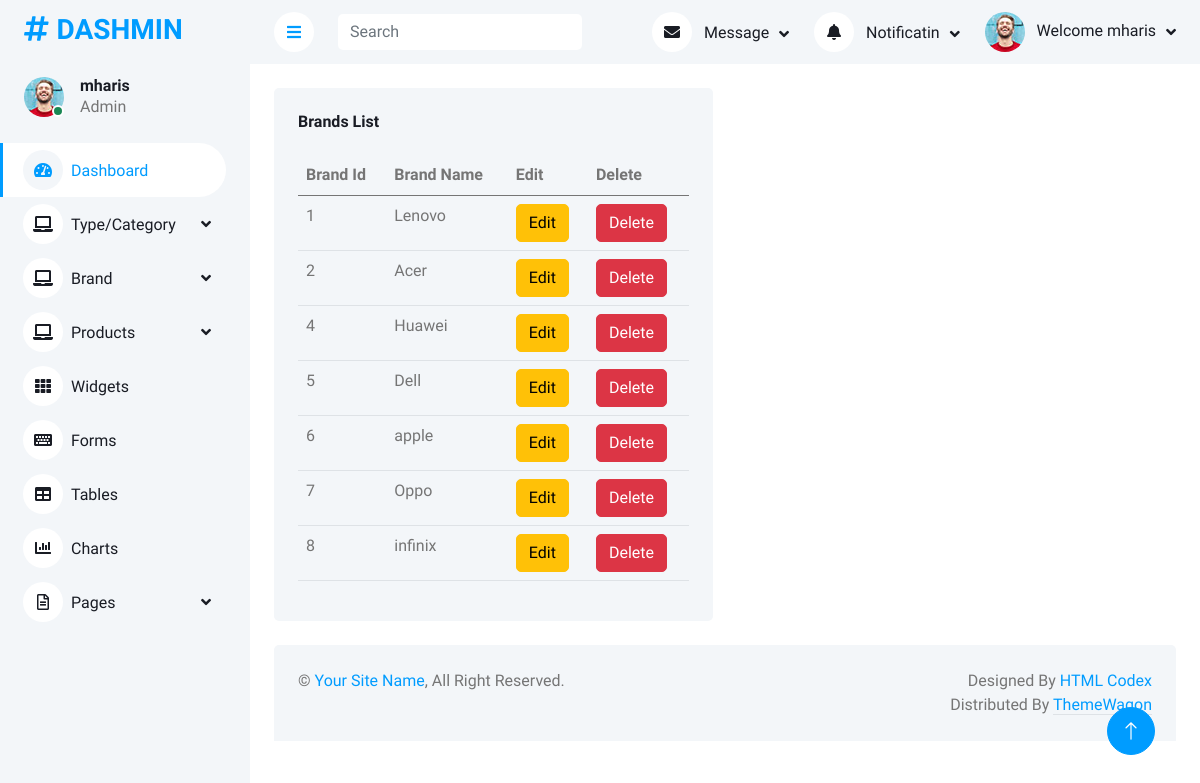
The app's page /Admin/viewBrand.php (signed in) with its own data.
### tables this page shows
CREATE TABLE `brands` (
  `brand_id` int(11) NOT NULL,
  `brand_name` varchar(255) NOT NULL
);

### Admin/viewBrand.php (the view, shortened to what this page needs)
<?php
include("header.php");
$select = "SELECT * FROM `brands`";
$row = mysqli_query($connect, $select);
?>
            <div class="container-fluid pt-4 px-4">
                <div class="row g-4">
                    <div class="col-sm-12 col-xl-6">
                        <div class="bg-light rounded h-100 p-4">
                            <h6 class="mb-4">Brands List</h6>
                            <table class="table table-hover">
                                <thead>
                                    <tr>
                                        <th scope="col">Brand Id</th>
                                        <th scope="col">Brand Name</th>
                                        <th scope="col">Edit</th>
                                        <th scope="col">Delete</th>
                                    </tr>
                                </thead>
                                <tbody>
                                <?php
                                while ($fetch = mysqli_fetch_assoc($row)){
                                ?>
                                   <tr>
                                        <td scope="row"> <?php echo $fetch['brand_id'] ?> </td>
                                        <td> <?php echo $fetch['brand_name']?> </td>
                                        <td> <a href="viewBrand.php?u=<?php echo $fetch['brand_id'] ?>" class="btn btn-warning"> Edit</a> </td>
                                        <td> <a href="viewBrand.php?d=<?php echo $fetch['brand_id'] ?>" onclick = "return confirm('Press a button!')" class="btn btn-danger"> Delete</a> </td>
                                    </tr>
                                    <?php
                                } ?>
                                </tbody>
                            </table>
                        </div>
                    </div>
                </div>
            </div>
            <?php
include("footer.php");
?>

### Admin/css/style.css (style rules this page uses)
:root { --primary: #009CFF; --light: #F3F6F9; --dark: #191C24; }
.btn { transition: .5s; }

### records on screen
brands: brand_id "1", brand_name "Lenovo"
brands: brand_id "2", brand_name "Acer"
brands: brand_id "4", brand_name "Huawei"
brands: brand_id "5", brand_name "Dell"
brands: brand_id "6", brand_name "apple"
brands: brand_id "7", brand_name "Oppo"
brands: brand_id "8", brand_name "infinix"

### other values on screen
$_SESSION['user'] "mharis"
